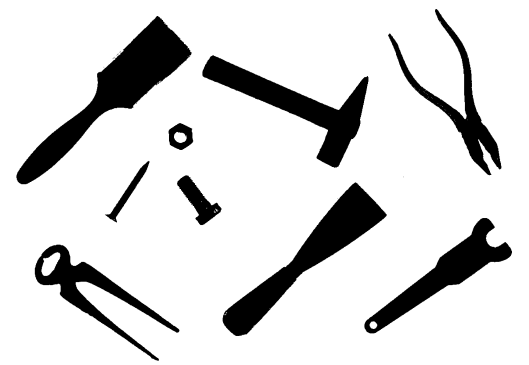
#> input picture img.png, 529 x 365 px
$ python regions_finding.py
#> lines starting #> are read from the running program, lines starting #| are printed output that depends on the picture; after the words box and inside, x2 and y2 are one past the last pixel; in counts of white or black regions, pixels touching at a corner belong together
import numpy as np
import matplotlib.pyplot as plt
from PIL import Image


def flood_filing(imagen: np.array, x: int, y: int) -> np.array:
    list_coords = [(y, x)]
    visitados = []
    alto, ancho = imagen.shape
    img = np.zeros((alto, ancho))
    while list_coords:
        y, x = list_coords.pop()
        if (y, x) in visitados:
            continue
        visitados.append((y, x))
        if 0 <= x < ancho and 0 <= y < alto and imagen[y][x] == 1:
            img[y][x] = 1
            list_coords.append((y + 1, x))
            list_coords.append((y - 1, x))
            list_coords.append((y, x + 1))
            list_coords.append((y, x - 1))
    return img


def region_labeling(imagen: np.array) -> np.array:
    alto, ancho = imagen.shape
    print(alto, ancho)
    regiones = []
    for y in range(alto):
        for x in range(ancho):
            if imagen[y][x] == 1:
                img = flood_filing(imagen, x, y)
                imagen = np.where(img == 1, 0, imagen)
                regiones.append(img)
                print("Region encontrada")
    return regiones


def main():
    imagen = Image.open("img.png")
#> imagen is the input picture: PIL image 529x365 RGBA; mean R, G, B, A 216.1, 216.1, 216.1, 255
    imagen = imagen.convert("L")
#> imagen: PIL image 529x365 L
    imagen = np.where(np.array(imagen) > 128, 0, 1).astype(np.uint8)
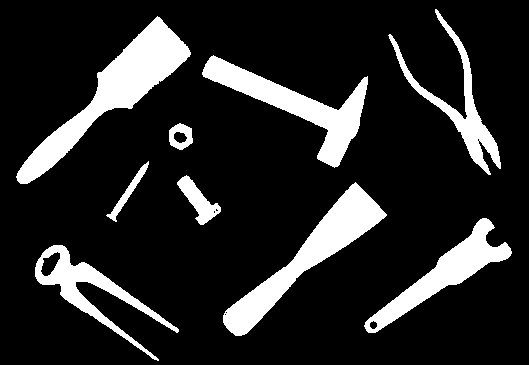
#> imagen: shape (365, 529); values 0 (black) and 1 (white), 15.3% white; 9 white regions, largest, box (x1, y1, x2, y2) and area: (16, 16, 191, 184) 6970, (223, 182, 387, 336) 5748, (202, 55, 368, 168) 4987
    regiones = region_labeling(imagen)
#| 365 529
#> after the loop in region_labeling, `for y in range(alto):`: imagen: shape (365, 529); every value is 0
#> after the loop in region_labeling, `for y in range(alto):`:
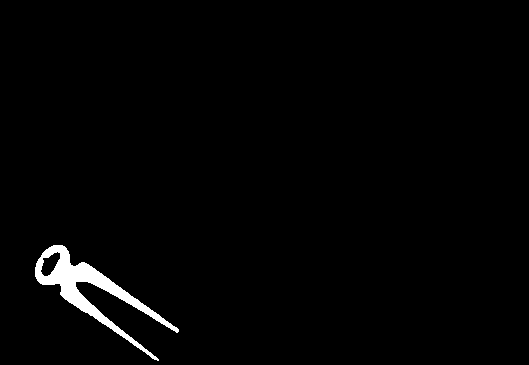
#> img: shape (365, 529) float64; values 0 (black) and 1 (white), 1.7% white; 1 white region, box (x1, y1, x2, y2) and area: (35, 245, 179, 361) 3190
#> after the loop in region_labeling, `for y in range(alto):`: regiones = 9 items
#> regiones = 9 items
    plt.imshow(imagen, cmap="gray")
    plt.show()
    for i, region in enumerate(regiones):
        plt.imshow(region, cmap="gray")
        plt.title(f"Region {i}")
        plt.show()
#> this loop made 9 passes
#> pass 1, in main, `plt.show()`:
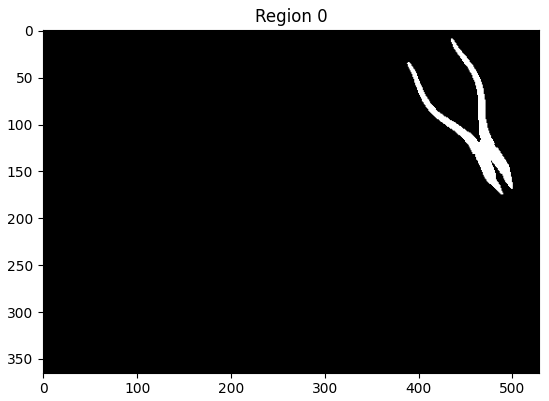
#> figure drawn by matplotlib, 1 panel
#> pass 2, in main, `plt.show()`:
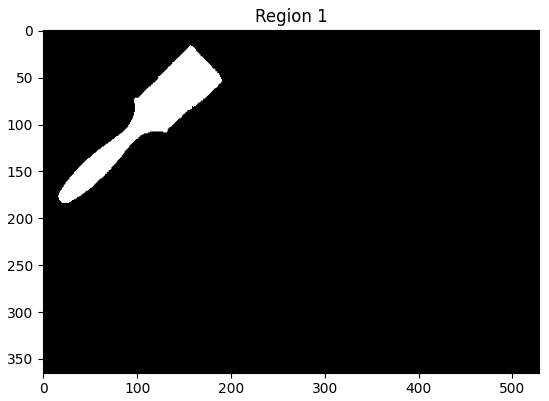
#> figure drawn by matplotlib, 1 panel


if __name__ == "__main__":
    main()
